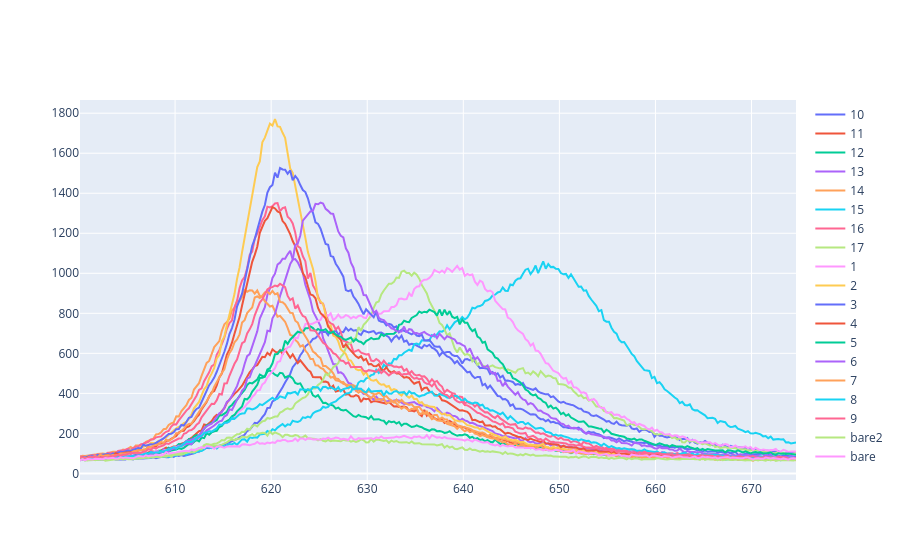

This figure's notebook cell:
### Code cell
fig=go.Figure()

for i, spec in enumerate(spec_array):
    low_ind = np.argmin(abs(spec[:,0]-low_wl))
    high_ind = np.argmin(abs(spec[:,0]-high_wl))
    fig.add_trace(go.Scatter(x= spec[low_ind:high_ind,0], y =spec[low_ind:high_ind,1],
                            name=labels[i]
                            ))
    fig.write_html("bright_spot_spectra.html")
fig.show()

### Figure 1 — Plotly figure (JSON) as saved in the notebook; plotly's stock layout.template omitted (floating-point values rounded to 4 significant figures; data arrays with more than 128 entries replaced by an {"elided": "..."} marker saying what was removed)
{"data": [{"name": "10", "type": "scatter", "x": {"elided": "284 float values"}, "y": {"elided": "284 int values"}}, {"name": "11", "type": "scatter", "x": {"elided": "284 float values"}, "y": {"elided": "284 int values"}}, {"name": "12", "type": "scatter", "x": {"elided": "284 float values"}, "y": {"elided": "284 int values"}}, {"name": "13", "type": "scatter", "x": {"elided": "284 float values"}, "y": {"elided": "284 int values"}}, {"name": "14", "type": "scatter", "x": {"elided": "284 float values"}, "y": {"elided": "284 int values"}}, {"name": "15", "type": "scatter", "x": {"elided": "284 float values"}, "y": {"elided": "284 int values"}}, {"name": "16", "type": "scatter", "x": {"elided": "284 float values"}, "y": {"elided": "284 int values"}}, {"name": "17", "type": "scatter", "x": {"elided": "284 float values"}, "y": {"elided": "284 int values"}}, {"name": "1", "type": "scatter", "x": {"elided": "284 float values"}, "y": {"elided": "284 int values"}}, {"name": "2", "type": "scatter", "x": {"elided": "284 float values"}, "y": {"elided": "284 int values"}}, {"name": "3", "type": "scatter", "x": {"elided": "284 float values"}, "y": {"elided": "284 int values"}}, {"name": "4", "type": "scatter", "x": {"elided": "284 float values"}, "y": {"elided": "284 int values"}}, {"name": "5", "type": "scatter", "x": {"elided": "284 float values"}, "y": {"elided": "284 int values"}}, {"name": "6", "type": "scatter", "x": {"elided": "284 float values"}, "y": {"elided": "284 int values"}}, {"name": "7", "type": "scatter", "x": {"elided": "284 float values"}, "y": {"elided": "284 int values"}}, {"name": "8", "type": "scatter", "x": {"elided": "284 float values"}, "y": {"elided": "284 int values"}}, {"name": "9", "type": "scatter", "x": {"elided": "284 float values"}, "y": {"elided": "284 int values"}}, {"name": "bare2", "type": "scatter", "x": {"elided": "284 float values"}, "y": {"elided": "284 int values"}}, {"name": "bare", "type": "scatter", "x": {"elided": "284 float values"}, "y": {"elided": "284 int values"}}], "layout": {}}
